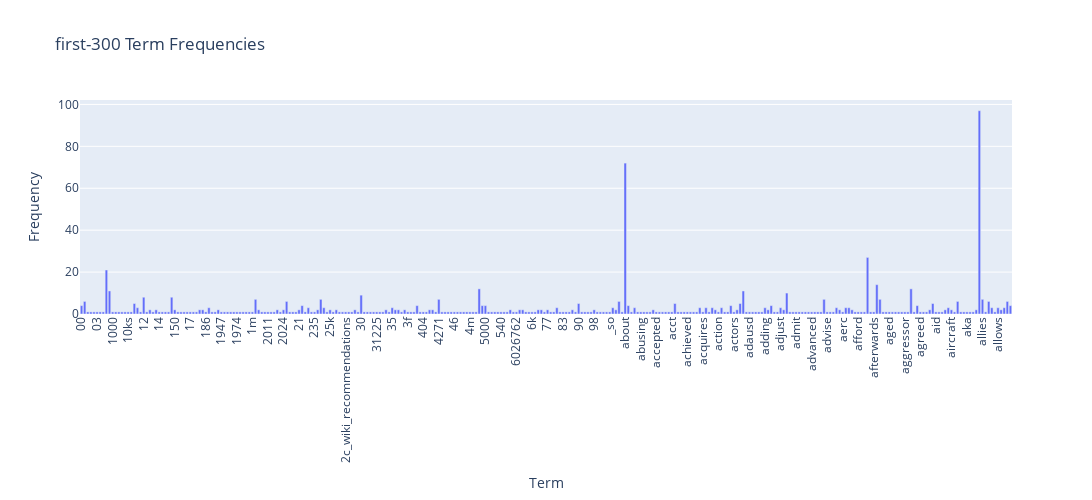

Write notebook code for a chart like this one.
### Code cell
# Answer here
import plotly.express as px

df = pd.DataFrame({
    "term": count_vect.get_feature_names_out()[:300],
    "frequency": term_frequencies[:300]
})

fig = px.bar(df, x="term", y="frequency",
             title="first-300 Term Frequencies",
             labels={"term": "Term", "frequency": "Frequency"})

fig.update_layout(
    xaxis_tickangle=-90,
    width=1400,
    height=500
)

fig.show()

### Figure 1 — Plotly figure (JSON) as saved in the notebook; plotly's stock layout.template omitted (floating-point values rounded to 4 significant figures; data arrays with more than 128 entries replaced by an {"elided": "..."} marker saying what was removed)
{"data": [{"hovertemplate": "Term=%{x}<br>Frequency=%{y}<extra></extra>", "legendgroup": "", "marker": {"color": "#636efa", "pattern": {"shape": ""}}, "name": "", "orientation": "v", "showlegend": false, "textposition": "auto", "type": "bar", "x": {"elided": "300 str values"}, "xaxis": "x", "y": {"elided": "300 int values"}, "yaxis": "y"}], "layout": {"barmode": "relative", "height": 500, "legend": {"tracegroupgap": 0}, "title": {"text": "first-300 Term Frequencies"}, "width": 1400, "xaxis": {"anchor": "y", "domain": [0, 1], "tickangle": -90, "title": {"text": "Term"}}, "yaxis": {"anchor": "x", "domain": [0, 1], "title": {"text": "Frequency"}}}}
